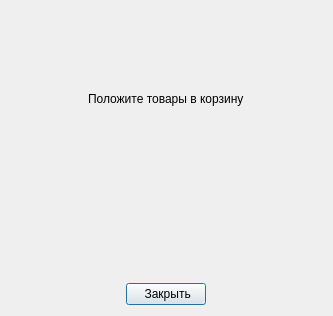
<?xml version="1.0" encoding="UTF-8"?>
<ui version="4.0">
 <class>AddItemsNotification</class>
 <widget class="QDialog" name="AddItemsNotification">
  <property name="geometry">
   <rect>
    <x>0</x>
    <y>0</y>
    <width>333</width>
    <height>316</height>
   </rect>
  </property>
  <property name="windowTitle">
   <string>Ошибка</string>
  </property>
  <layout class="QVBoxLayout" name="verticalLayout">
   <item>
    <spacer name="verticalSpacer_2">
     <property name="orientation">
      <enum>Qt::Orientation::Vertical</enum>
     </property>
     <property name="sizeHint" stdset="0">
      <size>
       <width>20</width>
       <height>144</height>
      </size>
     </property>
    </spacer>
   </item>
   <item alignment="Qt::AlignmentFlag::AlignHCenter">
    <widget class="QLabel" name="label">
     <property name="sizePolicy">
      <sizepolicy hsizetype="Fixed" vsizetype="Fixed">
       <horstretch>0</horstretch>
       <verstretch>0</verstretch>
      </sizepolicy>
     </property>
     <property name="text">
      <string>Положите товары в корзину</string>
     </property>
    </widget>
   </item>
   <item>
    <spacer name="verticalSpacer">
     <property name="orientation">
      <enum>Qt::Orientation::Vertical</enum>
     </property>
     <property name="sizeHint" stdset="0">
      <size>
       <width>20</width>
       <height>233</height>
      </size>
     </property>
    </spacer>
   </item>
   <item alignment="Qt::AlignmentFlag::AlignHCenter">
    <widget class="QPushButton" name="pushButton">
     <property name="sizePolicy">
      <sizepolicy hsizetype="Fixed" vsizetype="Fixed">
       <horstretch>0</horstretch>
       <verstretch>0</verstretch>
      </sizepolicy>
     </property>
     <property name="text">
      <string> Закрыть</string>
     </property>
    </widget>
   </item>
  </layout>
 </widget>
 <resources/>
 <connections>
  <connection>
   <sender>pushButton</sender>
   <signal>clicked()</signal>
   <receiver>AddItemsNotification</receiver>
   <slot>close()</slot>
   <hints>
    <hint type="sourcelabel">
     <x>199</x>
     <y>279</y>
    </hint>
    <hint type="destinationlabel">
     <x>199</x>
     <y>149</y>
    </hint>
   </hints>
  </connection>
 </connections>
</ui>
